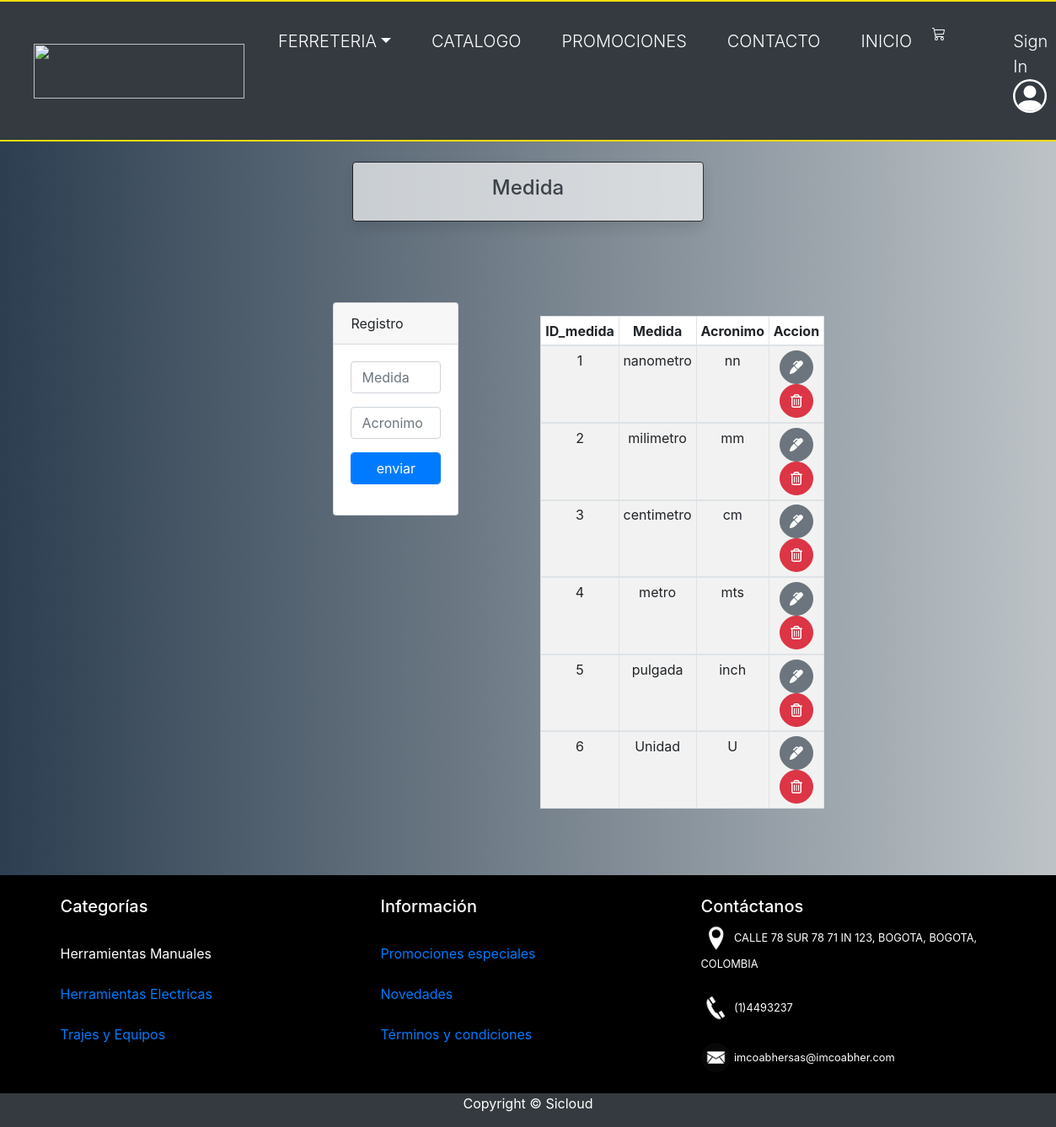
The page /vista/formMedida.php on the database its author committed.
### tables this page shows
CREATE TABLE `tipo_medida` (
  `ID_medida` int(11) NOT NULL,
  `nom_medida` varchar(35) NOT NULL,
  `acron_medida` varchar(5) NOT NULL
);

### modelo/class.conexion.php (called while the page is built)
<?php
    class Conexion{
    static function conexionPDO(){
        $DB_HOST = 'bzsvpsfy9oknkorinigg-mysql.services.clever-cloud.com';
        $DB_USER = 'uu1ftcn3edrvx0se';
        $DB_PASS = 'YTZ9rXNKvoAIDwOwvvFj';
        $DB_NAME = 'bzsvpsfy9oknkorinigg';
        try {
            $dsn = "mysql:host=$DB_HOST;dbname=$DB_NAME";
            $db = new PDO($dsn, $DB_USER,  $DB_PASS);
        } catch (PDOException $e) {
            echo 'Error al conectarnos al; ' . $e->getMessage();
        }
        return $db;
    }
}

### modelo/class.sql.php (called while the page is built, shortened)
<?php
include_once 'class.conexion.php';
include_once '../controlador/controladorsession.php';
class SQL extends Conexion{
   public $db;
   public function __construct() {
      $this->db = Conexion::conexionPDO();
   }
   static function ningunDato(){
      return new self ();
   }
   public function verMedida(){
      $sql = "SELECT * FROM  tipo_medida";
      $stm = $this->db->prepare($sql);
      $stm->execute();
      $result = $stm->fetchAll();
      return $result;
   }
}
?>

### controlador/controladorsession.php (called while the page is built, shortened)
<?php
class Session{
   static function ningunDato(){
      return new self ();
   }
}
?>

### controlador/controlador.php (called while the page is built, shortened)
<?php
include_once '../modelo/class.sql.php';
class ControllerDoc
{
    private $session, $objModUs;
    public function __construct(){
        include_once 'controladorsession.php';
        $this->objModUs    = SQL::ningunDato();
    }
    public function verMedida()
    {
        return $this->objModUs->verMedida();
    }
}
?>

### vista/formMedida.php (the view, shortened to what this page needs)
<div class="container col-md col-xl-6  ">
    <div class="row">
        <div class=" col-8 col-sm-6 col-md-4 col-lg-3 col-xl-4  mx-auto">
<div class="container">
            <div class="   card ">
                <div class="card-header">Registro</div>
                <div class="card-body">
                    <form action="../controlador/api.php?apicall=insertMedida" method="POST">
                        <div class="form-group"><input class="form-control" type="text" name="nom_medida" placeholder="Medida" required autofocus maxlength="35"></div>
                        <div class="form-group"><input class="form-control" type="text" name="acron_medida" placeholder="Acronimo" required autofocus maxlength="5"></div>
                        <div class="form-group"><input class="form-control btn btn-primary" type="submit" name="submit" value="enviar"></div>
                    </form>
                </div>
            </div>
    </div>
    </div>
        <div class="col-lg-6 p2 mt-3">
            <table class=" table table-bordered  table-striped bg-white table-sm text-center">
                <thead>
                    <tr>
                        <th>ID_medida</th>
                        <th>Medida</th>
                        <th>Acronimo</th>
                        <th>Accion</th>
                        <?php
                        $objModMed = new ControllerDoc();
                        $datos  = $objModMed->verMedida();
                        if (isset($datos)) {
                                foreach($datos as $i => $row){
                        ?>
                    </tr>
                </thead>
                <tbody>
                    <td><?php echo $row['ID_medida'] ?></td>
                    <td><?php echo $row['nom_medida'] ?></td>
                    <td><?php echo $row['acron_medida'] ?></td>
                    <td>
                        <a href=" formEdicionMedida.php?accion=editarMedia&&id=<?php echo $row['ID_medida'] ?> " class="btn btn-circle btn-secondary"><i class="fas fa-marker"></i></a>
                        <a onclick="eliminarMed(<?php echo $row['ID_medida'] ?>)" href="#" class="btn btn-circle btn-danger"><i class="far fa-trash-alt"></i></a>
                    </td>
                </tbody>
        <?php
                           }
                        }
        ?>
            </table>
        </div>
</div>
</div>

### vista/estilos/css/jav.css (style rules this page uses)
body { background: #bdc3c7; background: -webkit-linear-gradient(to right, #2c3e50, #bdc3c7); background: linear-gradient(to right, #2c3e50, #bdc3c7); }
.btn-circle { border-radius: 100%; height: 2.5rem; width: 2.5rem; font-size: 1rem; display: inline-flex; align-items: center; justify-content: center; }
html { min-height: 100%; position: relative; }
body { margin: 0; margin-bottom: 40px; }

### rows shown on the page
tipo_medida: ID_medida "1", nom_medida "nanometro", acron_medida "nn"
tipo_medida: ID_medida "2", nom_medida "milimetro", acron_medida "mm"
tipo_medida: ID_medida "3", nom_medida "centimetro", acron_medida "cm"
tipo_medida: ID_medida "4", nom_medida "metro", acron_medida "mts"
tipo_medida: ID_medida "5", nom_medida "pulgada", acron_medida "inch"
tipo_medida: ID_medida "6", nom_medida "Unidad", acron_medida "U"

### other values the page prints
$aP[$i0][0] "FERRETERIA"
$d[0] "CATALOGO"
$d[0] "PROMOCIONES"
$d[0] "CONTACTO"
$d[0] "INICIO"
$titulo "Medida"
